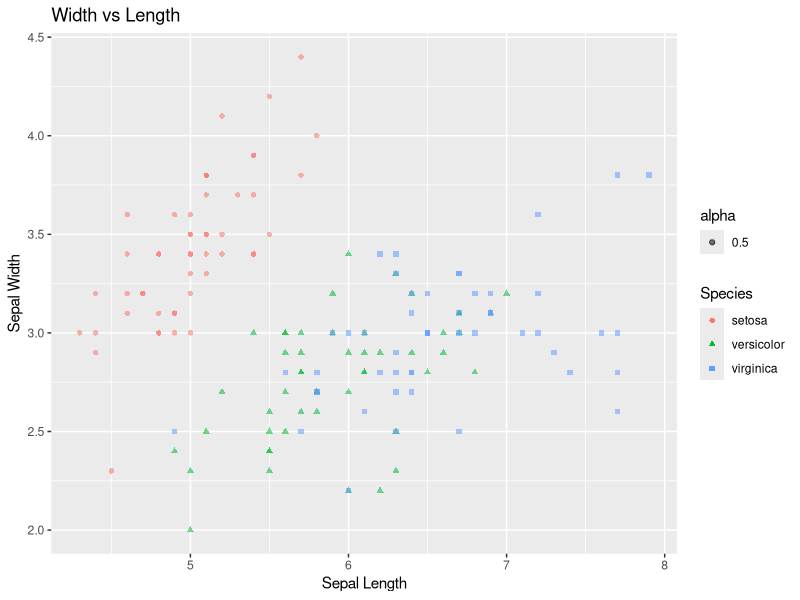
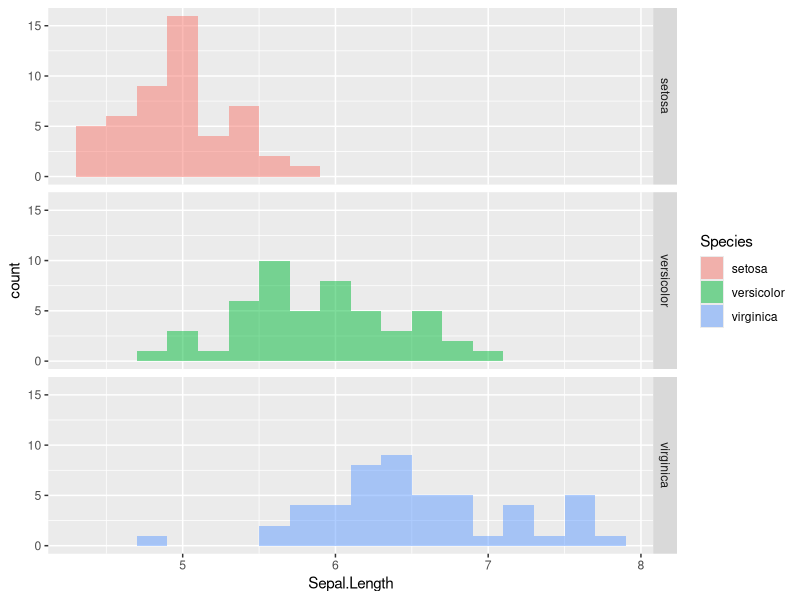
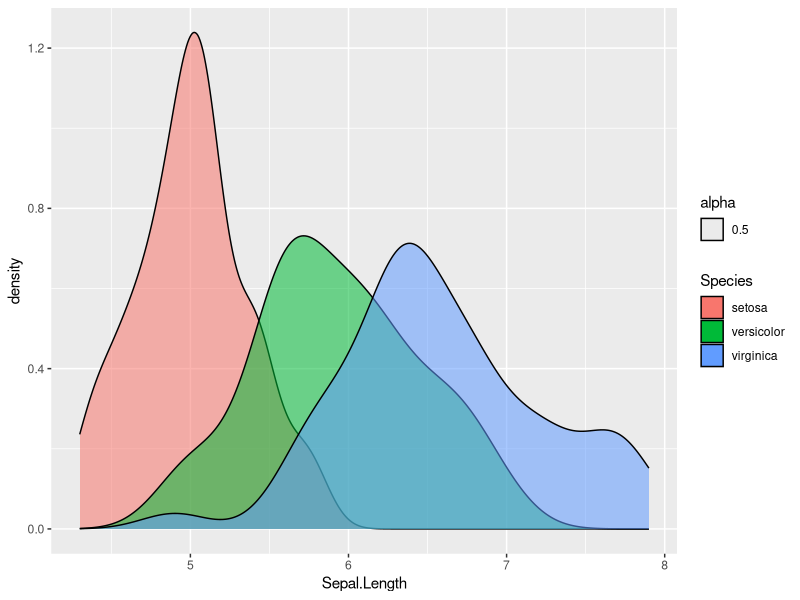

The R script that drew these images, in order: (Note: this script raises an error after producing the figures.)
# =====================================================================================================================
# DESCRIPTIVE STATISTICS EXERCISES
# =====================================================================================================================

# Mean, Standard Deviation and Variance -------------------------------------------------------------------------------

# Average Sepal.Length in iris
#
mean(iris$Sepal.Length)

# Variance and Standard Deviation of Petal.Width in iris
#
var(iris$Petal.Width)
sd(iris$Petal.Width)

#create a scatter plot 
library(ggplot2)
ggplot(iris, aes(x=iris$Sepal.Length, y=iris$Sepal.Width, color=Species, shape=Species, alpha=.5)) + geom_point() + labs(x = "Sepal Length", y="Sepal Width", title="Width vs Length")


# Q. Calculate the average Sepal.Length broken down by Species using tapply()?
avg = tapply(iris$Sepal.Length,iris$Species,mean)
stan_d = tapply(iris$Sepal.Length,iris$Species,sd)

ggplot(iris, aes(x=Sepal.Length, fill=Species)) + geom_histogram(alpha=.5, binwidth=.2) + facet_grid(Species~.)
ggplot(iris, aes(x=Sepal.Length, fill=Species, alpha=.5)) + geom_density()


# Q. Find the Species with the largest variance in Petal.Width using dplyr.

# Median and Quantiles ------------------------------------------------------------------------------------------------

# Median Sepal.Length in iris
#
median(iris$Sepal.Length)

# Quartiles of Petal.Width in iris
# divides range into 4 different intervals, a way to divide data into 
quantile(iris$Petal.Width)

# Q. (i)  Find the deciles of Sepal.Length broken down by Species using tapply().
deciles = tapply(iris$Sepal.Length, iris$Species, quantile, probs=seq(0,1,.1))

#    (ii) Bind the deciles together to form a single data frame.
deciles=rbind(rbind(deciles[[1]],deciles[[2]],deciles[[3]]))
#better way to do this, this dynamically builds the function call, essentially builds ^^ dynamically
do.call(rbind, deciles)
# Q. (i)  Use dplyr to find the median and 75% percentile of Petal.Width broken down by Species.
#    (ii) Sort the data in descending order by median Petal.Width.

# =====================================================================================================================
# DESCRIPTIVE STATISTICS SOLUTIONS
# =====================================================================================================================

# Mean, Standard Deviation and Variance -------------------------------------------------------------------------------

tapply(iris$Sepal.Length, iris$Species, mean)

group_by(iris, Species) %>% summarise(variance = var(Petal.Width)) %>% arrange(desc(variance)) %>% head(1)
group_by(iris, Species) %>% summarise(variance = var(Petal.Width)) %>% filter(variance == max(variance))

# Median and Quantiles ------------------------------------------------------------------------------------------------

iris.decile <- tapply(iris$Sepal.Length, iris$Species, quantile, seq(0, 1, 0.1))
do.call(rbind, iris.decile)

group_by(iris, Species) %>% summarise(median = median(Petal.Width), seventyfive = quantile(Petal.Width, 0.75)) %>%
  arrange(desc(median))